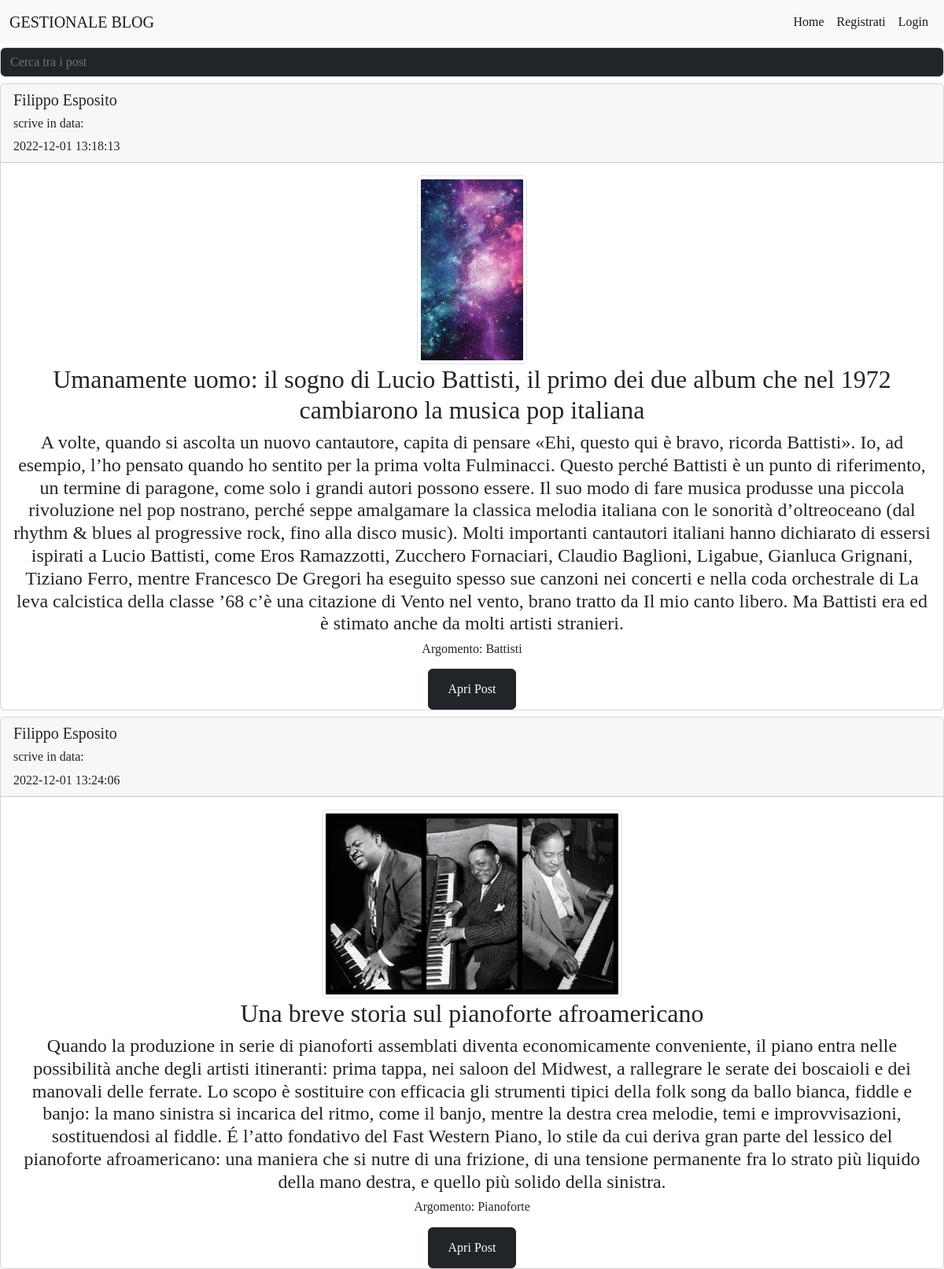
The page /php/apriblog.php?IdBlog=258 on the database its author committed.
### tables this page shows
CREATE TABLE `grafica` (
  `idimgbackground` int(20) NOT NULL,
  `id_img_riferimento_blog` int(20) DEFAULT NULL,
  `id_img_riferimento_post` int(20) DEFAULT NULL,
  `pathimmagine` varchar(255) NOT NULL
);

CREATE TABLE `utenti` (
  `id` int(20) NOT NULL,
  `telefono` varchar(20) NOT NULL,
  `username` varchar(255) NOT NULL,
  `password` varchar(255) NOT NULL,
  `email` varchar(255) NOT NULL,
  `documento` varchar(255) NOT NULL
);

CREATE TABLE `post` (
  `titolo` varchar(255) NOT NULL,
  `data` datetime NOT NULL DEFAULT current_timestamp(),
  `testo` mediumtext NOT NULL,
  `idpost` int(20) NOT NULL,
  `autorepost` int(20) NOT NULL,
  `codiceblog` int(20) NOT NULL,
  `numero_likes` int(10) NOT NULL DEFAULT 0,
  `argomento_post` int(20) DEFAULT NULL
);

### php/cookiefont.php (called while the page is built, shortened)
<?php
$array = array($_COOKIE);
$Font = json_encode($array[0]["Font"]);

### php/apriblog.php (the view, shortened to what this page needs)
<?php
include('header.php');
include('cookiefont.php');
if (isset($_GET['IdBlog'])) {
    $idblog = $mysqli->real_escape_string($_GET['IdBlog']);
    $Risultato = $mysqli->query("SELECT grafica.pathimmagine,post.idpost,post.titolo,post.idpost,utenti.username, post.testo, post.data FROM grafica,post,blog,utenti WHERE (blog.idblog = '$idblog' AND post.codiceblog = '$idblog' AND utenti.id=post.autorepost AND grafica.id_img_riferimento_post= post.idpost)");
    $Posts = $Risultato->fetch_all(MYSQLI_ASSOC);
}
$Richiestasottoargomenti = $mysqli->query("SELECT DISTINCT argomento.nome,argomento.id_post_riferimento FROM argomento,post WHERE (argomento.id_blog_riferimento = $idblog AND argomento.id_post_riferimento IS NOT NULL )");
$Sottoargomenti = $Richiestasottoargomenti->fetch_all(MYSQLI_ASSOC);
?>
<!DOCTYPE html>
<html lang="it">
<?php
include('head.php');
?>
<body id="body" style="font-family:<?php echo htmlspecialchars($Font) ?>;">
    <form class="my-2 my-lg-0">
        <input type="text" class="form-control mr-sm-2 mt-1 bg-dark text-white" id="ricerca" name='ricerca' placeholder="Cerca tra i post" />
    </form>
    <?php
    foreach ($Posts as $Post) { ?>
        <div class=" card mt-2">
            <div class="card-header">
                <h5>
                    <?php echo  $Post['username'] . " <h6>scrive in data:</h6>" . $Post['data'] ?>
                </h5>
            </div>
            <div class="card-body">
                <img class=" img-thumbnail rounded mx-auto d-block" style="height: 20vw" <?php echo '<img src="' . $Post['pathimmagine']  . '" ' ?>>
                <h2 class="card-title text-center">
                    <?php echo $Post['titolo'] ?>
                </h2>
                <h4 class="card-text text-center">
                    <?php echo $Post['testo'] ?>
                </h4>
                <div>
                    <?php foreach ($Sottoargomenti as $Sottoarg) { ?>
                        <?php if ($Post['idpost'] == $Sottoarg['id_post_riferimento']) { ?>
                            <h6 class="card-text text-center">
                                Argomento: <?php echo ucfirst(htmlspecialchars($Sottoarg['nome'])) ?>
                            </h6>
                        <?php } ?>
                    <?php } ?>
                </div>
            </div>
            <div class="text-center" id"apripost">
                <button class="btn btn-dark" data-id="<?php echo $Post['idpost'] ?>">
                    <a class="btn btn-dark" href="apripost.php?idpost=<?php echo $Post['idpost']; ?>">
                        Apri Post
                    </a>
                </button>
            </div>
        </div>
    <?php }
    ?>
</body>
</html>

### php/header.php (shortened to what this page needs)
<?php
if (isset($_SESSION['NomeUtente'])) {
    include('grafica_utente_loggato.php');
} else {
    include('grafica_utente_visitatore.php');
}

### php/grafica_utente_visitatore.php (shortened to what this page needs)
<nav class="navbar navbar-expand-lg bg-light">
  <div class="container-fluid">
    <a class="navbar-brand" href="">GESTIONALE BLOG</a>
    <ul class="navbar-nav">
      <li class="nav-item">
        <a class="nav-link active" aria-current="page" href="index.php">Home</a>
      </li>
      <li class="nav-item">
        <a class="nav-link active" href="register.php">Registrati</a>
      </li>
      <li class="nav-item">
        <a class="nav-link active" href="login.php">Login</a>
      </li>
    </ul>
  </div>
</nav>

### php/head.php (shortened to what this page needs)
<head>
    <link rel="stylesheet" href="https://cdnjs.cloudflare.com/ajax/libs/animate.css/4.1.1/animate.min.css" />
    <link rel="stylesheet" href="../css/style.css" />
    <link rel="stylesheet" href="../css/font/labelleaurore.css" />
    <link rel="stylesheet" href="../css/font/montserrat.css" />
    <link rel="stylesheet" href="../css/font/nerkoone.css" />
    <link href="https://cdn.jsdelivr.net/npm/bootstrap@5.2.0-beta1/dist/css/bootstrap.min.css" rel="stylesheet">
</head>

### rows shown on the page
grafica: utenti.username "Filippo Esposito", id_img_riferimento_post.data "2022-12-01 13:18:13", pathimmagine (placeholder picture), id_img_riferimento_post.titolo "Umanamente uomo: il sogno di Lucio Battisti, il primo dei due album che nel 1972 cambiarono la musica pop italiana", id_img_riferimento_post.testo "A volte, quando si ascolta un nuovo cantautore, capita di pensare «Ehi, questo qui è bravo, ricorda Battisti». Io, ad esempio, l’ho pensato quando ho sentito per la prima volta Fulminacci. Questo perché Battisti è un punto di riferimento, un termine di paragone, come solo i grandi autori possono essere. Il suo modo di fare musica produsse una piccola rivoluzione nel pop nostrano, perché seppe amalgamare la classica melodia italiana con le sonorità d’oltreoceano (dal rhythm & blues al progressive rock, fino alla disco music). Molti importanti cantautori italiani hanno dichiarato di essersi ispirati a Lucio Battisti, come Eros Ramazzotti, Zucchero Fornaciari, Claudio Baglioni, Ligabue,…", nome "Battisti"
grafica: utenti.username "Filippo Esposito", id_img_riferimento_post.data "2022-12-01 13:24:06", pathimmagine (picture), id_img_riferimento_post.titolo "Una breve storia sul pianoforte afroamericano", id_img_riferimento_post.testo "Quando la produzione in serie di pianoforti assemblati diventa economicamente conveniente, il piano entra nelle possibilità anche degli artisti itineranti: prima tappa, nei saloon del Midwest, a rallegrare le serate dei boscaioli e dei manovali delle ferrate. Lo scopo è sostituire con efficacia gli strumenti tipici della folk song da ballo bianca, fiddle e banjo: la mano sinistra si incarica del ritmo, come il banjo, mentre la destra crea melodie, temi e improvvisazioni, sostituendosi al fiddle. É l’atto fondativo del Fast Western Piano, lo stile da cui deriva gran parte del lessico del pianoforte afroamericano: una maniera che si nutre di una frizione, di una tensione permanente fra lo…", nome "Pianoforte"
